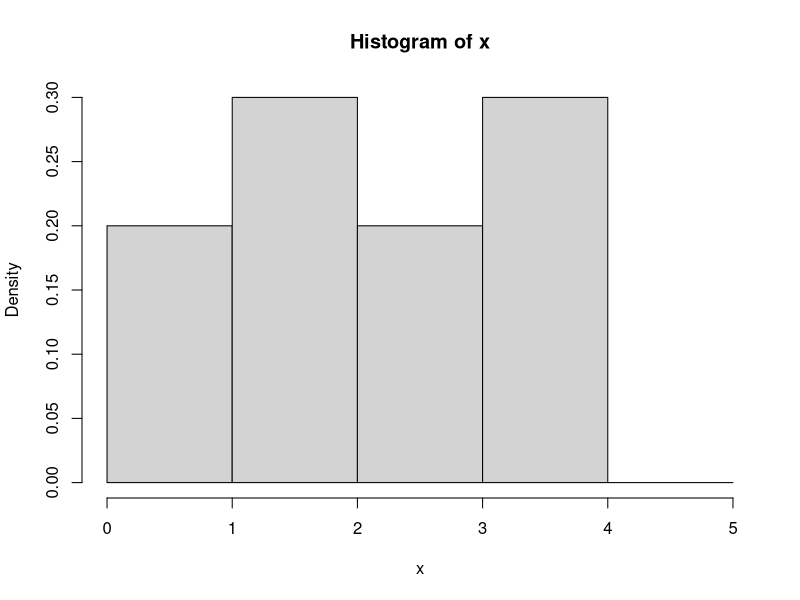
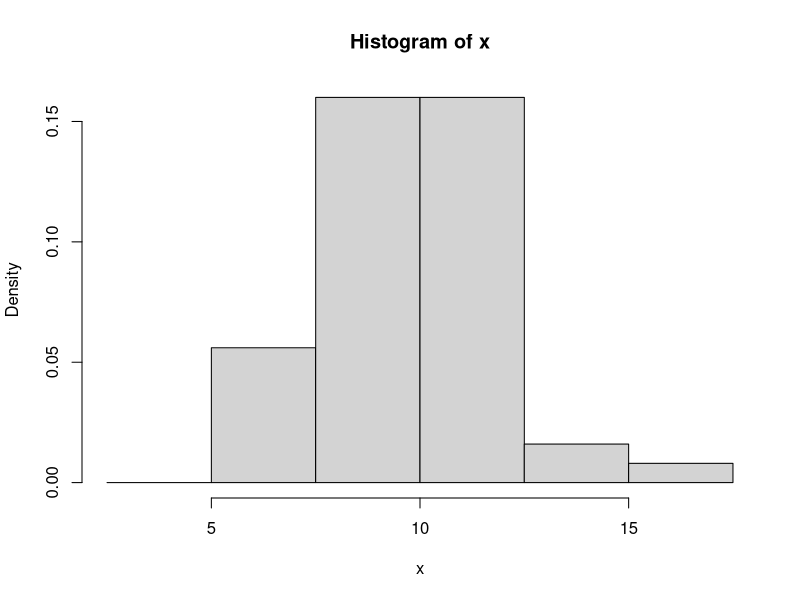
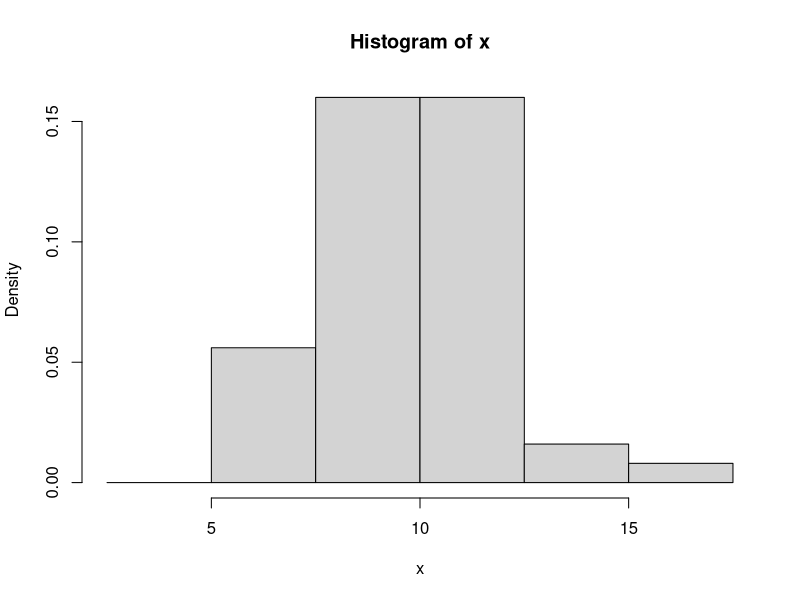
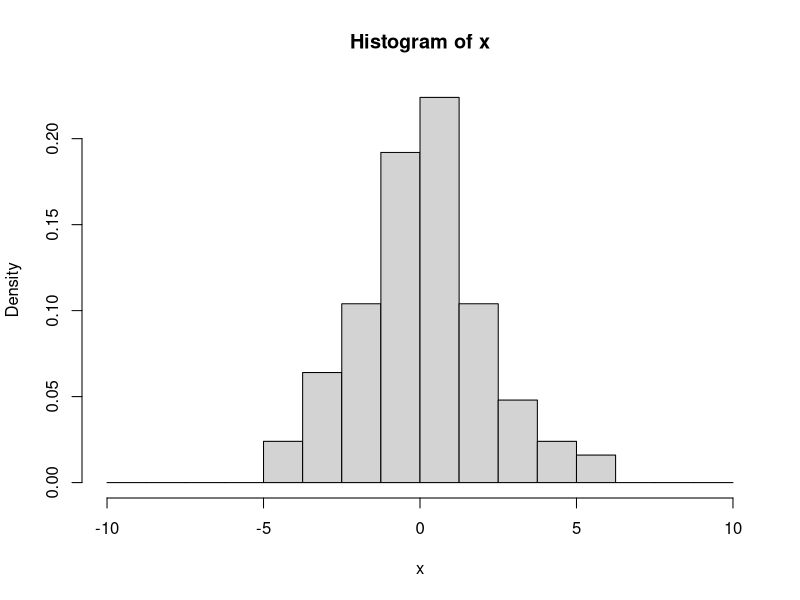
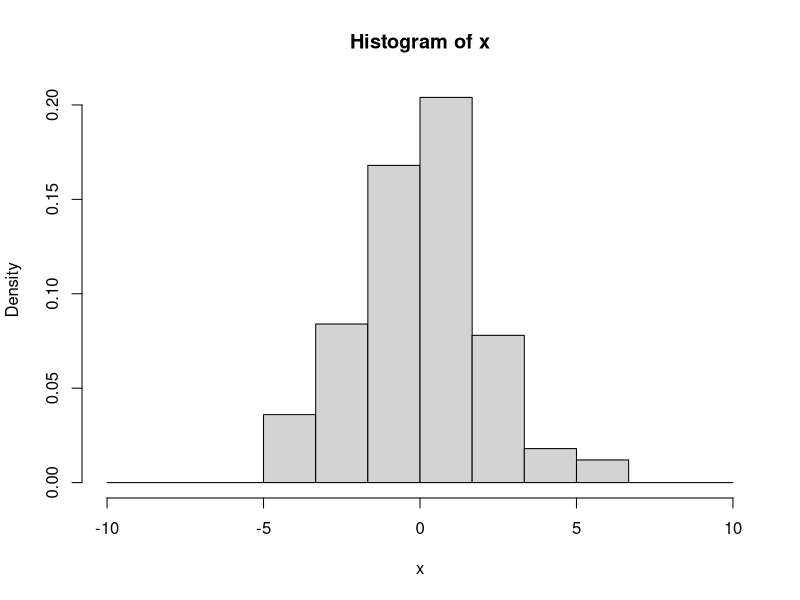
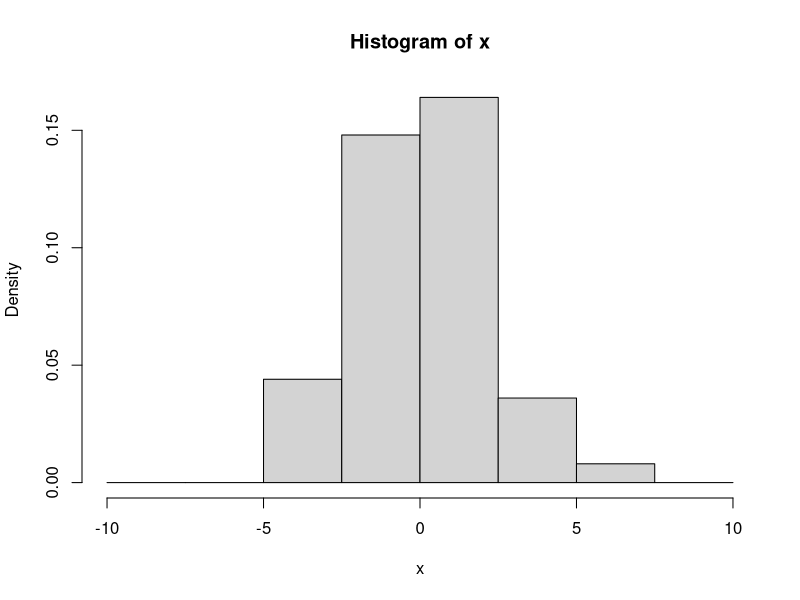
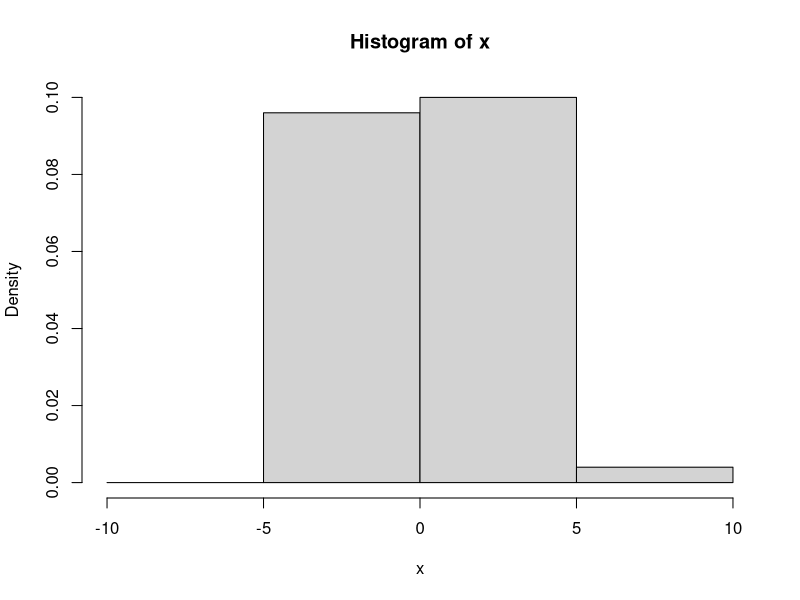
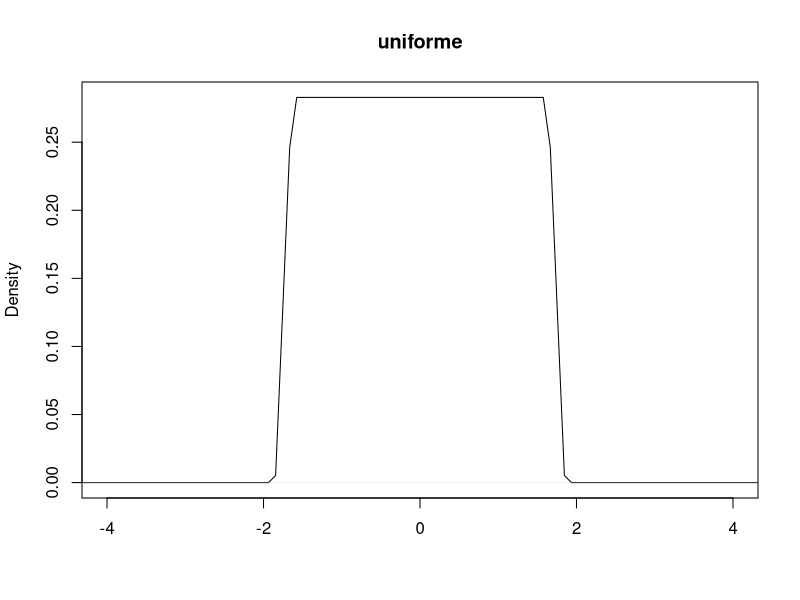

Write R code to recreate these figures, in order.
## ---- chunk 1
library(ggplot2)
library(dplyr)
library(data.table)
## ---- chunk 2
#| echo: true
set.seed(1000)
(x=runif(10,0,5))
# A1= (0,1)
indicadoraA1 = between(x,0,1)
mean(indicadoraA1)
# A2= (1,2)
indicadoraA2 = between(x,1,2)
mean(indicadoraA2)
# A3= (2,3)
indicadoraA3 = between(x,2,3)
mean(indicadoraA3)
# A4= (3,4)
indicadoraA4 = between(x,3,4)
mean(indicadoraA4)

## ---- chunk 3
#| echo: true

# A5= (4,5)
indicadoraA5 = between(x,4,5)
mean(indicadoraA5)

histograma = hist(x,breaks=c(0,1,2,3,4,5),freq=FALSE)
histograma$counts
histograma$density
## ---- chunk 4
#| echo: true
set.seed(1000)
n = 50
x=rnorm(n,10,2)
range(x)
h = 2.5
B1 = between(x,2.5,5)
n_1 = sum(B1)
B2 = between(x,5,7.5)
n_2 = sum(B2)
B3 = between(x,7.5,10)
n_3 = sum(B3)
B4 = between(x,10,12.5)
n_4 = sum(B4)
B5 = between(x,12.5,15)
n_5 = sum(B5)
B6 = between(x,15,17.5)
n_6 = sum(B6)
## ---- chunk 5
#| echo: true
n_j = c(n_1,n_2,n_3,n_4,n_5,n_6)
f_j = n_j/(n*h)
cbind(n_j,f_j)
## ---- chunk 6
#| echo: true
histograma = hist(x,breaks=c(2.5,5,7.5,10,12.5,15,17.5),freq=FALSE)
histograma$counts
histograma$density
## ---- chunk 7
#| fig-width: 4
#| fig-height: 4
hist(x,breaks=c(2.5,5,7.5,10,12.5,15,17.5),freq=FALSE)
## ---- chunk 8
#| echo: true
sum(histograma$density*h)
## ---- chunk 9
#| echo: true
set.seed(1000)
n = 100
x = rnorm(n,0,2)
(h1 = seq(-10,10,length.out=17))
(h2 = seq(-10,10,length.out=13))
(h3 = seq(-10,10,length.out=9))
(h4 = seq(-10,10,length.out=5))

## ---- chunk 10
#| echo: true
#| fig-width: 3
#| fig-height: 3
hist(x,breaks=h1,freq=FALSE)
hist(x,breaks=h2,freq=FALSE)
## ---- chunk 11
#| echo: true
#| fig-width: 3
#| fig-height: 3
hist(x,breaks=h3,freq=FALSE)
hist(x,breaks=h4,freq=FALSE)
## ---- chunk 12
#| fig-width: 4
#| fig-height: 4
plot(density(c(-20, rep(0,98), 20),bw=1,kernel = "rectangular"), xlim = c(-4, 4),main="uniforme",xlab="")
## ---- chunk 13
#| output: false
x<-c(1,3,3.3,7,6.5,9)
kde<-density(x,kernel="rectangular",bw=0.5)
density_df <- data.frame(value = kde$x, density = kde$y)

A.kernel<-sapply(x, function(i) {density(i,kernel="rectangular",bw=kde$bw)},simplify=F)
sapply(1:length(A.kernel), 
       function(i){
         A.kernel[[i]][['y']]<<-(A.kernel[[i]][['y']])/length(x)
        },
       simplify=F)

density_df_each <- list()
for(i in 1:length(A.kernel)){
  data <- A.kernel[[i]]
  density_df_each[[i]] <- data.frame(value = data$x, density = data$y, x = i)
}
density_df_each <- rbindlist(density_df_each)
density_df_each$x <- factor(density_df_each$x)

## ---- chunk 14
#| fig-width: 4
#| fig-height: 4
density_df %>% ggplot( aes(x = value, y = density)) + 
  geom_line() + theme_bw()
## ---- chunk 15
#| fig-width: 6
#| fig-height: 4
density_df %>% ggplot( aes(x = value, y = density)) + 
  geom_line() + theme_bw() +
  geom_line(data=density_df_each, aes(x=value, y=density, color=x))
## ---- chunk 16
plot(density(c(-20, rep(0,98), 20),bw=1,kernel = "rectangular"), xlim = c(-4, 4),main="uniforme",xlab="")
## ---- chunk 17
plot(density(c(-20, rep(0,98), 20),bw=1,kernel = "gaussian"), xlim = c(-4, 4),main="gaussian",xlab="")
## ---- chunk 18
plot(density(c(-20, rep(0,98), 20),bw=1,kernel = "triangular"), xlim = c(-4, 4),main="triangular",xlab="")
## ---- chunk 19
#| output: false
x<-c(1,3,3.3,7,6.5,9)
kde<-density(x,kernel="gaussian",bw=0.5)
density_df <- data.frame(value = kde$x, density = kde$y)

A.kernel<-sapply(x, function(i) {density(i,kernel="gaussian",bw=kde$bw)},simplify=F)
sapply(1:length(A.kernel), 
       function(i){
         A.kernel[[i]][['y']]<<-(A.kernel[[i]][['y']])/length(x)
        },
       simplify=F)

density_df_each <- list()
for(i in 1:length(A.kernel)){
  data <- A.kernel[[i]]
  density_df_each[[i]] <- data.frame(value = data$x, density = data$y, x = i)
}
density_df_each <- rbindlist(density_df_each)
density_df_each$x <- factor(density_df_each$x)

## ---- chunk 20
#| fig-width: 4
#| fig-height: 4
density_df %>% ggplot( aes(x = value, y = density)) + 
  geom_line() + theme_bw()
## ---- chunk 21
#| fig-width: 6
#| fig-height: 4
density_df %>% ggplot( aes(x = value, y = density)) + 
  geom_line() + theme_bw() +
  geom_line(data=density_df_each, aes(x=value, y=density, color=x))
## ---- chunk 22
#| output: false
x<-c(1,3,3.3,7,6.5,9)
kde<-density(x,kernel="triangular",bw=0.5)
density_df <- data.frame(value = kde$x, density = kde$y)

A.kernel<-sapply(x, function(i) {density(i,kernel="triangular",bw=kde$bw)},simplify=F)
sapply(1:length(A.kernel), 
       function(i){
         A.kernel[[i]][['y']]<<-(A.kernel[[i]][['y']])/length(x)
        },
       simplify=F)

density_df_each <- list()
for(i in 1:length(A.kernel)){
  data <- A.kernel[[i]]
  density_df_each[[i]] <- data.frame(value = data$x, density = data$y, x = i)
}
density_df_each <- rbindlist(density_df_each)
density_df_each$x <- factor(density_df_each$x)

## ---- chunk 23
#| fig-width: 4
#| fig-height: 4
density_df %>% ggplot( aes(x = value, y = density)) + 
  geom_line() + theme_bw()
## ---- chunk 24
#| fig-width: 6
#| fig-height: 4
density_df %>% ggplot( aes(x = value, y = density)) + 
  geom_line() + theme_bw() +
  geom_line(data=density_df_each, aes(x=value, y=density, color=x))
## ---- chunk 25
#| fig-width: 6
#| fig-height: 5
kde1<-density(x,kernel="gaussian",bw=0.5)
kde2<-density(x,kernel="gaussian",bw=1)
kde3<-density(x,kernel="gaussian",bw=1.5)
kde4<-density(x,kernel="gaussian",bw=2)

density_df1 <- data.frame(value = kde1$x, density = kde1$y,h=0.5)
density_df2 <- data.frame(value = kde2$x, density = kde2$y,h=1)
density_df3 <- data.frame(value = kde3$x, density = kde3$y,h=1.5)
density_df4 <- data.frame(value = kde4$x, density = kde4$y,h=2)
density_df <- rbind(density_df1,density_df2,density_df3,density_df4)
density_df$h <- factor(density_df$h)
density_df %>% ggplot( aes(x = value, y = density,color=h)) + 
  geom_line() + theme_bw()

## ---- chunk 26
#| echo: true
#| fig-width: 6
#| fig-height: 5
x<-c(1,3,3.3,7,6.5,9)
kde<-density(x,kernel="gaussian",bw=0.5)
plot(kde)
## ---- chunk 27
#| echo: true
#| fig-width: 6
#| fig-height: 5
x<-c(1,3,3.3,7,6.5,9)
df<-data.frame(x)
ggplot(df, aes(x = x)) +
  geom_density(kernel="gaussian",bw=0.5) +
  theme_minimal()
## ---- chunk 28
#| echo: true
#| fig-width: 6
#| fig-height: 5
x<-rpois(n=100, lambda= 10)
df<-data.frame(x)
ggplot(df, aes(x = x)) +
  geom_histogram(binwidth = 2) +
  theme_minimal()
## ---- chunk 29
#| echo: true
#| fig-width: 6
#| fig-height: 5
ggplot(df, aes(x = x)) +
  geom_density(kernel="gaussian",bw=0.5) +
  theme_minimal()
## ---- chunk 30
#| echo: true
#| fig-width: 6
#| fig-height: 5
ggplot(df, aes(x = x)) +
  geom_density(kernel="gaussian",bw=1.5) +
  theme_minimal()
